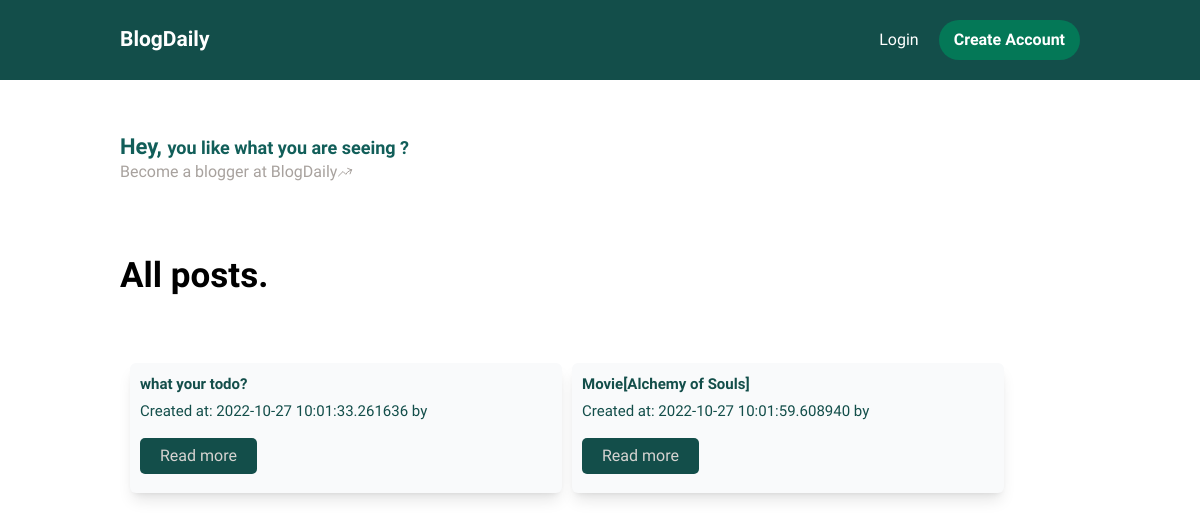
The app's page /, older data.
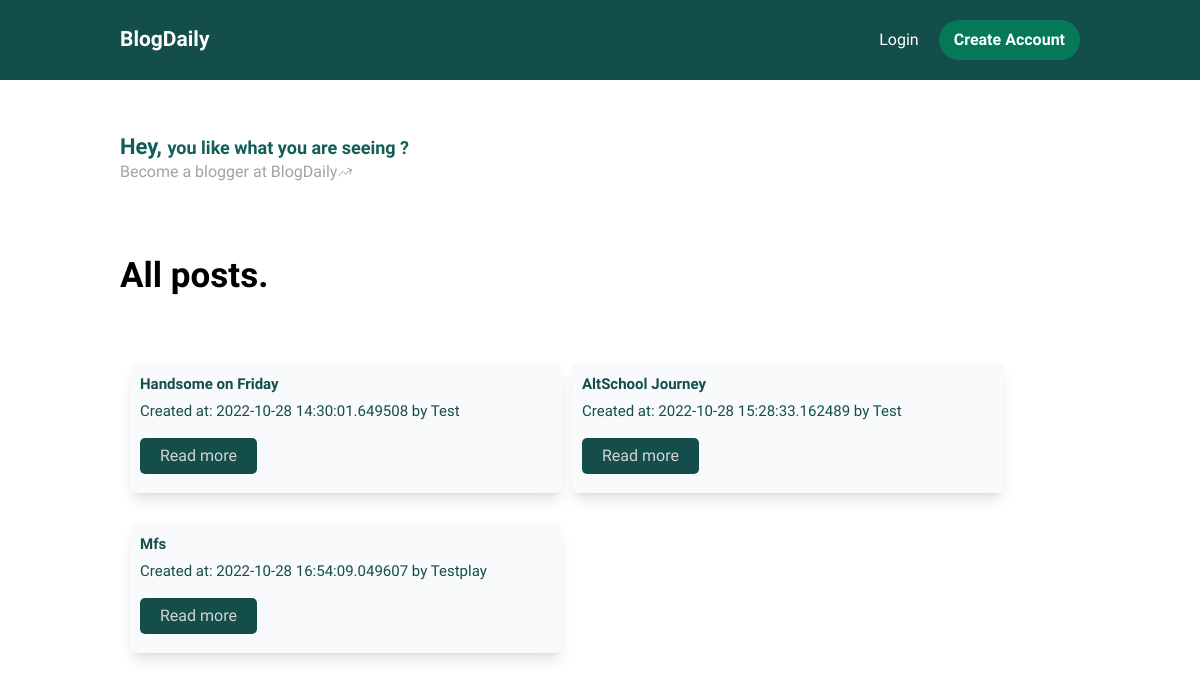
The same page, newer data.
### app.py (models this page shows, shortened)
class Post(db.Model):
    id = db.Column(db.Integer, primary_key=True, unique=True)
    title = db.Column(db.String(100))
    content = db.Column(db.String(1000))
    author = db.Column(db.String(100), nullable=False)
    date = db.Column(db.DateTime, default=datetime.utcnow)

### app.py (the view)
@app.route('/')
def home():
    blogs = Post.query.all()
    return render_template('index.html', blogs=blogs)

### templates/index.html (shortened to what this page needs)
<!DOCTYPE html>
<html lang="en">
<head>
    <script src="https://cdn.tailwindcss.com"></script>
</head>
<body>
    <header class="w-full fixed top-0 left-0 py-[20px] text-[#fff] bg-[#134e4a]">
        <div class="flex justify-between w-[90%] items-center mx-auto md:w-[80%] lg:w-[80%]">
            <div class="font-[700] text-[21px]">BlogDaily</div>
            <div class="md:flex hidden space-x-[20px] justify-between items-center">
                <a href="{{ url_for('login') }}">
                    <div class="font-[500] cursor-pointer text-[16px]">Login</div>
                </a>
                <a href={{ url_for('signup') }}>
                    <div
                        class="font-[700] cursor-pointer bg-[#047857] py-[8px] px-[15px] rounded-full w-fit text-[16px]">
                        Create Account
                    </div>
                </a>
            </div>
        </div>
    </header>
    <div class="mx-auto w-[90%] md:w-[80%] lg:w-[80%] mt-[130px]">
        <div class="font-[600] text-[18px] text-[#115e59]"><span class="font-[700] text-[22px]">Hey, </span>you like
            what you are seeing ?
        </div>
        <div class="font-[500] flex items-center text-[16px] text-[#a8a29e] leading-[17px]">
            <div>Become a blogger at BlogDaily</div>
            <div>
                <svg xmlns="http://www.w3.org/2000/svg" fill="none" viewBox="0 0 24 24" stroke-width="1.5"
                    stroke="currentColor" class="w-4 h-4">
                    <path stroke-linecap="round" stroke-linejoin="round"
                        d="M2.25 18L9 11.25l4.306 4.307a11.95 11.95 0 015.814-5.519l2.74-1.22m0 0l-5.94-2.28m5.94 2.28l-2.28 5.941" />
                </svg>
            </div>
        </div>
        <div class="mt-[60px] w-full py-[10px]">
            <div class="font-[700] text-[#000] text-[25px] md:text-[35px]">All posts.</div>
            <div class="flex flex-row flex-wrap mt-[30px] items-center w-full">
                {% for blog in blogs %}
                <div
                    class="bg-[#f9fafb] h-[130px] mt-[30px] ml-[10px] overflow-y-scroll p-[10px] shadow-lg w-full md:w-[45%] rounded-[6px]">
                    <div class="font-[700] text-[15px] text-[#134e4a]">{{ blog.title }}</div>
                    <div class="font-[500] text-[15px] text-[#134e4a] mt-[5px]">Created at: {{ blog.date }} by {{
                        blog.author }}</div>
                    <div class="mt-[15px]">
                        <a href="{{ url_for('blog', id=blog.id) }}">
                            <button
                                class="bg-teal-900 rounded-[5px] text-stone-300 w-fit text-center py-[6px] px-[20px]">Read
                                more
                            </button>
                        </a>
                    </div>
                </div>
                {% endfor %}
            </div>
        </div>
    </div>
</body>
</html>

### templates/index.html (style rules this page uses)
body { font-family: 'Puritan', sans-serif; }

Row changes from the older to the newer data that the page shows:
removed Post: title "what your todo?", date "2022-10-27 10:01:33.261636"
removed Post: title "Movie[Alchemy of Souls]", date "2022-10-27 10:01:59.608940"
added Post: title "Handsome on Friday", date "2022-10-28 14:30:01.649508", author "Test"
added Post: title "AltSchool Journey", date "2022-10-28 15:28:33.162489", author "Test"
added Post: title "Mfs", date "2022-10-28 16:54:09.049607", author "Testplay"
